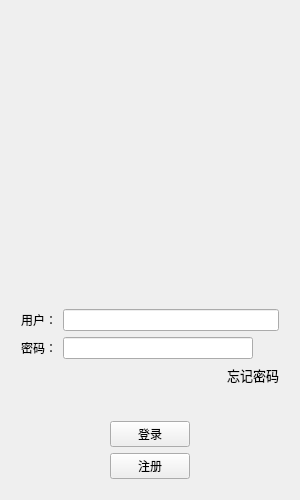
<?xml version="1.0" encoding="UTF-8"?>
<ui version="4.0">
 <class>LoginDialog</class>
 <widget class="QDialog" name="LoginDialog">
  <property name="geometry">
   <rect>
    <x>0</x>
    <y>0</y>
    <width>300</width>
    <height>500</height>
   </rect>
  </property>
  <property name="minimumSize">
   <size>
    <width>300</width>
    <height>500</height>
   </size>
  </property>
  <property name="maximumSize">
   <size>
    <width>300</width>
    <height>500</height>
   </size>
  </property>
  <property name="windowTitle">
   <string>Dialog</string>
  </property>
  <layout class="QVBoxLayout" name="verticalLayout_2">
   <item>
    <layout class="QVBoxLayout" name="verticalLayout">
     <property name="leftMargin">
      <number>10</number>
     </property>
     <property name="topMargin">
      <number>10</number>
     </property>
     <property name="rightMargin">
      <number>10</number>
     </property>
     <property name="bottomMargin">
      <number>10</number>
     </property>
     <item>
      <spacer name="verticalSpacer_4">
       <property name="orientation">
        <enum>Qt::Orientation::Vertical</enum>
       </property>
       <property name="sizeType">
        <enum>QSizePolicy::Policy::Minimum</enum>
       </property>
       <property name="sizeHint" stdset="0">
        <size>
         <width>4</width>
         <height>10</height>
        </size>
       </property>
      </spacer>
     </item>
     <item>
      <layout class="QHBoxLayout" name="horizontalLayout_6">
       <property name="sizeConstraint">
        <enum>QLayout::SizeConstraint::SetDefaultConstraint</enum>
       </property>
       <item>
        <widget class="QLabel" name="label">
         <property name="enabled">
          <bool>true</bool>
         </property>
         <property name="maximumSize">
          <size>
           <width>200</width>
           <height>200</height>
          </size>
         </property>
         <property name="text">
          <string/>
         </property>
         <property name="textFormat">
          <enum>Qt::TextFormat::AutoText</enum>
         </property>
         <property name="pixmap">
          <pixmap resource="rc.qrc">:/res/favicon.jpg</pixmap>
         </property>
         <property name="scaledContents">
          <bool>true</bool>
         </property>
         <property name="alignment">
          <set>Qt::AlignmentFlag::AlignCenter</set>
         </property>
         <property name="wordWrap">
          <bool>false</bool>
         </property>
        </widget>
       </item>
      </layout>
     </item>
     <item>
      <spacer name="verticalSpacer_3">
       <property name="orientation">
        <enum>Qt::Orientation::Vertical</enum>
       </property>
       <property name="sizeType">
        <enum>QSizePolicy::Policy::Preferred</enum>
       </property>
       <property name="sizeHint" stdset="0">
        <size>
         <width>17</width>
         <height>13</height>
        </size>
       </property>
      </spacer>
     </item>
     <item>
      <widget class="QLabel" name="label_tips">
       <property name="text">
        <string/>
       </property>
       <property name="alignment">
        <set>Qt::AlignmentFlag::AlignCenter</set>
       </property>
      </widget>
     </item>
     <item>
      <layout class="QHBoxLayout" name="horizontalLayout_2">
       <property name="leftMargin">
        <number>0</number>
       </property>
       <item>
        <widget class="QLabel" name="label_2">
         <property name="text">
          <string>用户：</string>
         </property>
        </widget>
       </item>
       <item>
        <widget class="QLineEdit" name="edit_user"/>
       </item>
      </layout>
     </item>
     <item>
      <layout class="QHBoxLayout" name="horizontalLayout_7">
       <item>
        <widget class="QLabel" name="label_3">
         <property name="text">
          <string>密码：</string>
         </property>
        </widget>
       </item>
       <item>
        <widget class="QLineEdit" name="edit_pass">
         <property name="echoMode">
          <enum>QLineEdit::EchoMode::Password</enum>
         </property>
        </widget>
       </item>
       <item>
        <widget class="QPushButton" name="pass_visible">
         <property name="minimumSize">
          <size>
           <width>20</width>
           <height>20</height>
          </size>
         </property>
         <property name="maximumSize">
          <size>
           <width>20</width>
           <height>20</height>
          </size>
         </property>
         <property name="styleSheet">
          <string notr="true">border-style:none;</string>
         </property>
         <property name="text">
          <string/>
         </property>
         <property name="icon">
          <iconset resource="rc.qrc">
           <normaloff>:/res/unvisible.png</normaloff>
           <normalon>:/res/visible_hover.png</normalon>:/res/unvisible.png</iconset>
         </property>
         <property name="checkable">
          <bool>true</bool>
         </property>
        </widget>
       </item>
      </layout>
     </item>
     <item>
      <layout class="QHBoxLayout" name="horizontalLayout_8">
       <item>
        <spacer name="horizontalSpacer">
         <property name="orientation">
          <enum>Qt::Orientation::Horizontal</enum>
         </property>
         <property name="sizeHint" stdset="0">
          <size>
           <width>40</width>
           <height>20</height>
          </size>
         </property>
        </spacer>
       </item>
       <item>
        <widget class="QPushButton" name="btn_reset">
         <property name="font">
          <font>
           <pointsize>10</pointsize>
          </font>
         </property>
         <property name="styleSheet">
          <string notr="true">border-style:rgb(0, 0, 0)</string>
         </property>
         <property name="text">
          <string>忘记密码</string>
         </property>
        </widget>
       </item>
      </layout>
     </item>
     <item>
      <spacer name="verticalSpacer">
       <property name="orientation">
        <enum>Qt::Orientation::Vertical</enum>
       </property>
       <property name="sizeType">
        <enum>QSizePolicy::Policy::Minimum</enum>
       </property>
       <property name="sizeHint" stdset="0">
        <size>
         <width>20</width>
         <height>30</height>
        </size>
       </property>
      </spacer>
     </item>
     <item>
      <layout class="QHBoxLayout" name="horizontalLayout_4">
       <item>
        <widget class="QPushButton" name="log_btn">
         <property name="maximumSize">
          <size>
           <width>80</width>
           <height>16777215</height>
          </size>
         </property>
         <property name="autoFillBackground">
          <bool>false</bool>
         </property>
         <property name="text">
          <string>登录</string>
         </property>
        </widget>
       </item>
      </layout>
     </item>
     <item>
      <layout class="QHBoxLayout" name="horizontalLayout_5">
       <item>
        <widget class="QPushButton" name="btn_reg">
         <property name="maximumSize">
          <size>
           <width>80</width>
           <height>16777215</height>
          </size>
         </property>
         <property name="text">
          <string>注册</string>
         </property>
        </widget>
       </item>
      </layout>
     </item>
    </layout>
   </item>
  </layout>
 </widget>
 <resources>
  <include location="rc.qrc"/>
 </resources>
 <connections/>
</ui>
